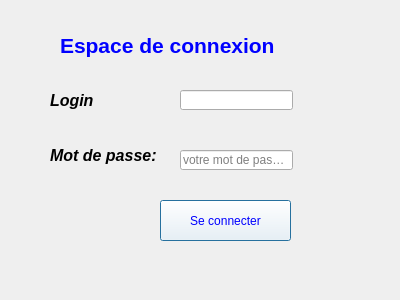
<?xml version="1.0" encoding="UTF-8"?>
<ui version="4.0">
 <class>Dialog</class>
 <widget class="QDialog" name="Dialog">
  <property name="geometry">
   <rect>
    <x>0</x>
    <y>0</y>
    <width>400</width>
    <height>300</height>
   </rect>
  </property>
  <property name="windowTitle">
   <string>Dialog</string>
  </property>
  <widget class="QLabel" name="label">
   <property name="geometry">
    <rect>
     <x>60</x>
     <y>30</y>
     <width>231</width>
     <height>31</height>
    </rect>
   </property>
   <property name="text">
    <string>&lt;html&gt;&lt;head/&gt;&lt;body&gt;&lt;p&gt;&lt;span style=&quot; font-size:16pt; font-weight:600; color:#0000ff;&quot;&gt;Espace de connexion&lt;/span&gt;&lt;/p&gt;&lt;/body&gt;&lt;/html&gt;</string>
   </property>
  </widget>
  <widget class="QLabel" name="label_2">
   <property name="geometry">
    <rect>
     <x>50</x>
     <y>90</y>
     <width>101</width>
     <height>21</height>
    </rect>
   </property>
   <property name="text">
    <string>&lt;html&gt;&lt;head/&gt;&lt;body&gt;&lt;p&gt;&lt;span style=&quot; font-size:12pt; font-weight:600; font-style:italic;&quot;&gt;Login&lt;/span&gt;&lt;/p&gt;&lt;/body&gt;&lt;/html&gt;</string>
   </property>
  </widget>
  <widget class="QLabel" name="label_3">
   <property name="geometry">
    <rect>
     <x>50</x>
     <y>140</y>
     <width>131</width>
     <height>31</height>
    </rect>
   </property>
   <property name="text">
    <string>&lt;html&gt;&lt;head/&gt;&lt;body&gt;&lt;p&gt;&lt;span style=&quot; font-size:12pt; font-weight:600; font-style:italic;&quot;&gt;Mot de passe:&lt;/span&gt;&lt;/p&gt;&lt;/body&gt;&lt;/html&gt;</string>
   </property>
  </widget>
  <widget class="QLineEdit" name="lineEdit">
   <property name="geometry">
    <rect>
     <x>180</x>
     <y>90</y>
     <width>113</width>
     <height>20</height>
    </rect>
   </property>
  </widget>
  <widget class="QLineEdit" name="lineEdit_2">
   <property name="geometry">
    <rect>
     <x>180</x>
     <y>150</y>
     <width>113</width>
     <height>20</height>
    </rect>
   </property>
   <property name="inputMask">
    <string/>
   </property>
   <property name="text">
    <string/>
   </property>
   <property name="placeholderText">
    <string>votre mot de passe ici</string>
   </property>
  </widget>
  <widget class="QPushButton" name="pushButton">
   <property name="geometry">
    <rect>
     <x>160</x>
     <y>200</y>
     <width>131</width>
     <height>41</height>
    </rect>
   </property>
   <property name="styleSheet">
    <string notr="true"> color: blue;
background-color:white;</string>
   </property>
   <property name="text">
    <string>Se connecter</string>
   </property>
  </widget>
 </widget>
 <resources/>
 <connections/>
</ui>
